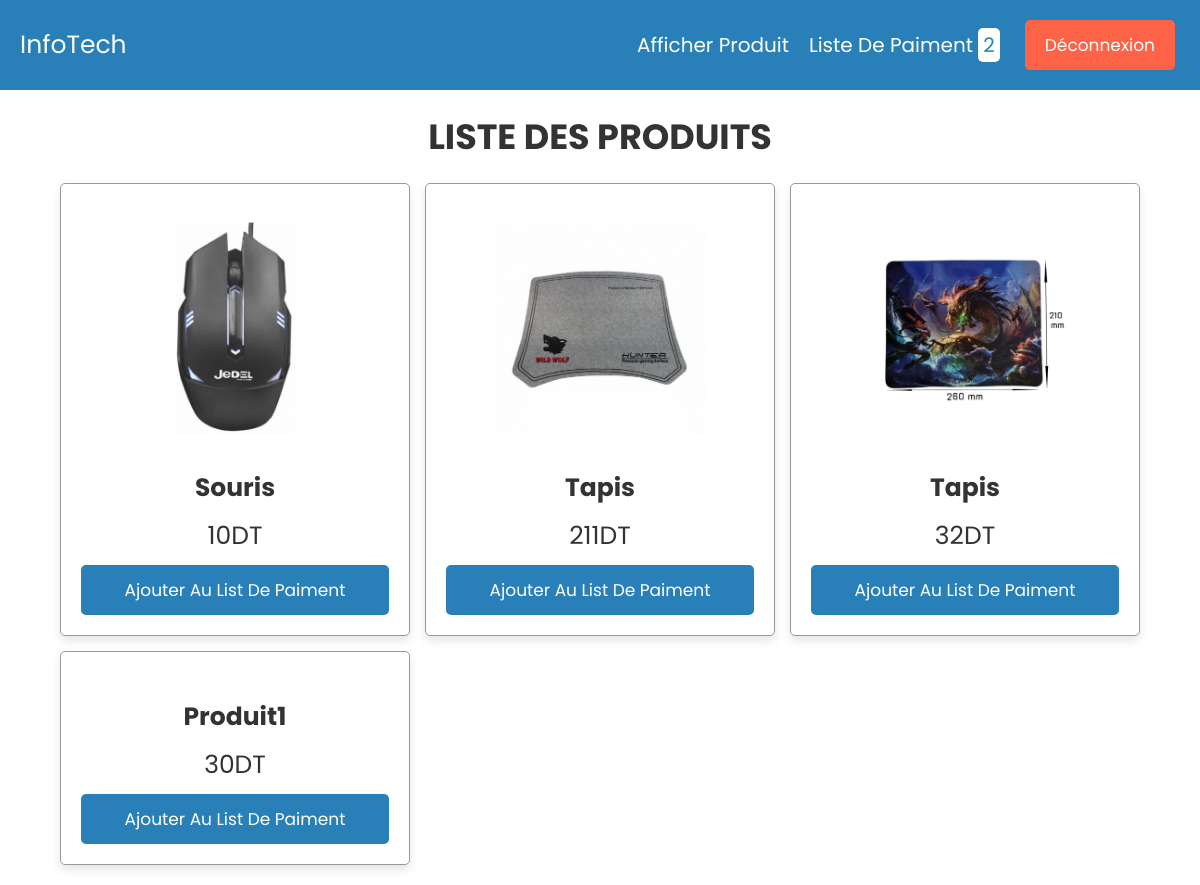
Page /projetrapport/products.php on the committed database.
### tables this page shows
CREATE TABLE `produit` (
  `idproduit` int(11) NOT NULL,
  `nomproduit` varchar(11) NOT NULL,
  `prix` int(11) NOT NULL,
  `image` varchar(40) NOT NULL,
  `description` text NOT NULL,
  `idcategorie` int(11) NOT NULL
);

### projetrapport/products.php (the view, shortened to what this page needs)
<?php
@include 'config.php';
?>
<!DOCTYPE html>
<html lang="en">
<head>
   <link rel="stylesheet" href="https://cdnjs.cloudflare.com/ajax/libs/font-awesome/6.0.0/css/all.min.css">
   <link rel="stylesheet" href="css/style.css">
</head>
<body>
<?php include 'header.php'; ?>
<div class="container">
<section class="products">
   <h1 class="heading">Liste des produits</h1>
   <div class="box-container">
      <?php
      $select_products = mysqli_query($conn, "SELECT * FROM `produit`");
      if(mysqli_num_rows($select_products) > 0){
         while($fetch_product = mysqli_fetch_assoc($select_products)){
      ?>
      <form action="" method="post">
         <div class="box">
            <img src="uploaded_img/<?php echo $fetch_product['image']; ?>" alt="">
            <h3><?php echo $fetch_product['nomproduit']; ?></h3>
            <div class="price"><?php echo $fetch_product['prix']; ?>DT</div>
            <input type="submit" class="btn" value="Ajouter Au List De Paiment" name="add_to_cart">
         </div>
      </form>
      <?php
         };
      };
      ?>
   </div>
</section>
</div>
</body>
</html>

### projetrapport/css/style.css (style rules this page uses)
:root { --blue:#2980b9; --red:tomato; --orange:orange; --black:#333; --white:#fff; --bg-color:#eee; --dark-bg:rgba(0,0,0,.7); --box-shadow:0 .5rem 1rem rgba(0,0,0,.1); --border:.1rem solid #999; }
* { font-family: 'Poppins', sans-serif; margin:0; padding:0; box-sizing: border-box; outline: none; border:none; text-decoration: none; text-transform: capitalize; }
html { font-size: 62.5%; overflow-x: hidden; }
.container { max-width: 1200px; margin:0 auto; }
section { padding:2rem; }
.heading { text-align: center; font-size: 3.5rem; text-transform: uppercase; color:var(--black); margin-bottom: 2rem; }
.btn, .option-btn, .delete-btn { display: block; width: 100%; text-align: center; background-color: var(--blue); color:var(--white); font-size: 1.7rem; padding:1.2rem 3rem; border-radius: .5rem; cursor: pointer; margin-top: 1rem; }
.products .box-container { display: grid; grid-template-columns: repeat(auto-fit, 35rem); gap:1.5rem; justify-content: center; }
.products .box-container .box { text-align: center; padding:2rem; box-shadow: var(--box-shadow); border:var(--border); border-radius: .5rem; }
.products .box-container .box img { height: 25rem; }
.products .box-container .box h3 { margin:1rem 0; font-size: 2.5rem; color:var(--black); }
.products .box-container .box .price { font-size: 2.5rem; color:var(--black); }

### rows in the picture
produit: image (picture), nomproduit "Souris", prix "10"
produit: image (picture), nomproduit "Tapis", prix "211"
produit: image (picture), nomproduit "Tapis", prix "32"
produit: nomproduit "Produit1", prix "30"

### other values in the picture
$row_count "2"
